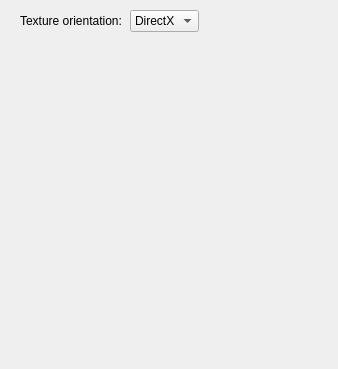
<?xml version="1.0" encoding="UTF-8"?>
<ui version="4.0">
 <class>DDSPreviewerWidget</class>
 <widget class="QWidget" name="DDSPreviewerWidget">
  <property name="geometry">
   <rect>
    <x>0</x>
    <y>0</y>
    <width>338</width>
    <height>369</height>
   </rect>
  </property>
  <property name="windowTitle">
   <string>Form</string>
  </property>
  <widget class="QComboBox" name="textureOrientationComboBox">
   <property name="enabled">
    <bool>true</bool>
   </property>
   <property name="geometry">
    <rect>
     <x>130</x>
     <y>10</y>
     <width>69</width>
     <height>22</height>
    </rect>
   </property>
   <item>
    <property name="text">
     <string>DirectX</string>
    </property>
   </item>
   <item>
    <property name="text">
     <string>OpenGL</string>
    </property>
   </item>
  </widget>
  <widget class="QLabel" name="textureOrientationLabel">
   <property name="geometry">
    <rect>
     <x>20</x>
     <y>10</y>
     <width>101</width>
     <height>21</height>
    </rect>
   </property>
   <property name="text">
    <string>Texture orientation:</string>
   </property>
  </widget>
 </widget>
 <resources/>
 <connections/>
</ui>
